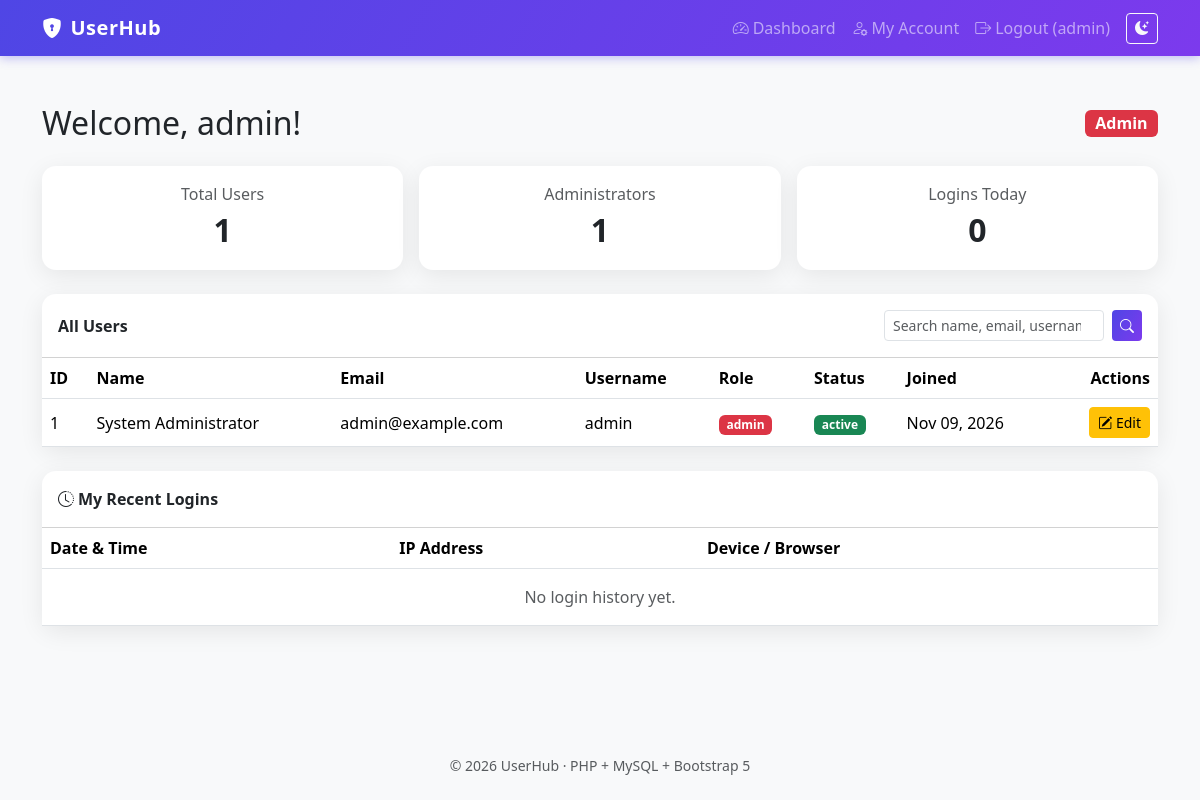
/dashboard.php (signed in), run on the app's committed database.
### tables this page shows
CREATE TABLE users (
    id          INT UNSIGNED AUTO_INCREMENT PRIMARY KEY,
    full_name   VARCHAR(100) NOT NULL,
    email       VARCHAR(100) NOT NULL UNIQUE,
    username    VARCHAR(50)  NOT NULL UNIQUE,
    password    VARCHAR(255) NOT NULL,                  
    role        ENUM('admin','user') NOT NULL DEFAULT 'user',
    status      ENUM('active','disabled') NOT NULL DEFAULT 'active',
    created_at  TIMESTAMP NOT NULL DEFAULT CURRENT_TIMESTAMP,
    INDEX idx_users_role (role)
);

### includes/functions.php (called while the page is built, shortened)
<?php
function e($value): string
{
    return htmlspecialchars((string)$value, ENT_QUOTES, 'UTF-8');
}
function is_logged_in(): bool
{
    return isset($_SESSION['user_id']);
}
function is_admin(): bool
{
    return is_logged_in() && ($_SESSION['role'] ?? '') === 'admin';
}

### dashboard.php (the view, shortened to what this page needs)
<?php
include 'includes/header.php';
$uid     = (int)$_SESSION['user_id'];
$isAdmin = is_admin();
if ($isAdmin) {
    $totalUsers  = (int)$conn->query("SELECT COUNT(*) FROM users")->fetch_row()[0];
    $totalAdmins = (int)$conn->query("SELECT COUNT(*) FROM users WHERE role='admin'")->fetch_row()[0];
    $loginsToday = (int)$conn->query("SELECT COUNT(*) FROM login_logs WHERE DATE(login_time) = CURDATE()")->fetch_row()[0];
    $search  = trim($_GET['q'] ?? '');
    $perPage = 5;
    $page    = max(1, (int)($_GET['page'] ?? 1));
    $like    = '%' . $search . '%';
    $stmt = $conn->prepare("SELECT COUNT(*) FROM users WHERE full_name LIKE ? OR email LIKE ? OR username LIKE ?");
    $stmt->bind_param("sss", $like, $like, $like);
    $stmt->execute();
    $matches = (int)$stmt->get_result()->fetch_row()[0];
    $pages  = max(1, (int)ceil($matches / $perPage));
    $page   = min($page, $pages);
    $offset = ($page - 1) * $perPage;
    $stmt = $conn->prepare(
        "SELECT id, full_name, email, username, role, status, created_at
         FROM users
         WHERE full_name LIKE ? OR email LIKE ? OR username LIKE ?
         ORDER BY id DESC LIMIT ? OFFSET ?"
    );
    $stmt->bind_param("sssii", $like, $like, $like, $perPage, $offset);
    $stmt->execute();
    $users = $stmt->get_result();
} else {
    $stmt = $conn->prepare("SELECT id, full_name, email, username, role, status, created_at FROM users WHERE id = ?");
    $stmt->bind_param("i", $uid);
    $stmt->execute();
    $users = $stmt->get_result();
    $stmt->close();
}
$stmt = $conn->prepare("SELECT login_time, ip_address, user_agent FROM login_logs WHERE user_id = ? ORDER BY login_time DESC, id DESC LIMIT 5");
$stmt->bind_param("i", $uid);
$stmt->execute();
$history = $stmt->get_result();
?>
<div class="d-flex flex-wrap justify-content-between align-items-center mb-4">
    <h2 class="mb-0">Welcome, <?= e($_SESSION['username']) ?>!</h2>
    <span class="badge bg-<?= $isAdmin ? 'danger' : 'secondary' ?> fs-6"><?= e(ucfirst($_SESSION['role'])) ?></span>
</div>
<?php if ($isAdmin): ?>
<div class="row g-3 mb-4">
    <div class="col-sm-4"><div class="card stat-card p-3 text-center"><div class="text-muted">Total Users</div><div class="stat-number"><?= $totalUsers ?></div></div></div>
    <div class="col-sm-4"><div class="card stat-card p-3 text-center"><div class="text-muted">Administrators</div><div class="stat-number"><?= $totalAdmins ?></div></div></div>
    <div class="col-sm-4"><div class="card stat-card p-3 text-center"><div class="text-muted">Logins Today</div><div class="stat-number"><?= $loginsToday ?></div></div></div>
</div>
<?php endif; ?>
<div class="card mb-4">
  <div class="card-header bg-transparent d-flex flex-wrap justify-content-between align-items-center gap-2 py-3">
    <strong><?= $isAdmin ? 'All Users' : 'My Profile' ?></strong>
    <?php if ($isAdmin): ?>
    <form method="GET" class="d-flex" role="search">
        <input type="search" name="q" class="form-control form-control-sm me-2" placeholder="Search name, email, username"
               value="<?= e($search) ?>">
        <button class="btn btn-sm btn-primary"><i class="bi bi-search"></i></button>
    </form>
    <?php endif; ?>
  </div>
  <div class="table-responsive">
    <table class="table table-hover mb-0">
      <thead>
        <tr><th>ID</th><th>Name</th><th>Email</th><th>Username</th><th>Role</th><th>Status</th><th>Joined</th><th class="text-end">Actions</th></tr>
      </thead>
      <tbody>
      <?php while ($row = $users->fetch_assoc()): ?>
        <tr>
          <td><?= (int)$row['id'] ?></td>
          <td><?= e($row['full_name']) ?></td>
          <td><?= e($row['email']) ?></td>
          <td><?= e($row['username']) ?></td>
          <td><span class="badge bg-<?= $row['role'] === 'admin' ? 'danger' : 'secondary' ?>"><?= e($row['role']) ?></span></td>
          <td><span class="badge bg-<?= $row['status'] === 'active' ? 'success' : 'dark' ?>"><?= e($row['status']) ?></span></td>
          <td><?= e(date('M d, Y', strtotime($row['created_at']))) ?></td>
          <td class="text-end text-nowrap">
            <a href="edit.php?id=<?= (int)$row['id'] ?>" class="btn btn-sm btn-warning"><i class="bi bi-pencil-square"></i> Edit</a>
          </td>
        </tr>
      <?php endwhile; ?>
      </tbody>
    </table>
  </div>
</div>
<div class="card">
  <div class="card-header bg-transparent py-3"><strong><i class="bi bi-clock-history me-1"></i>My Recent Logins</strong></div>
  <div class="table-responsive">
    <table class="table mb-0">
      <thead><tr><th>Date &amp; Time</th><th>IP Address</th><th>Device / Browser</th></tr></thead>
      <tbody>
      <?php if ($history->num_rows === 0): ?>
        <tr><td colspan="3" class="text-muted text-center py-3">No login history yet.</td></tr>
      <?php endif; ?>
      </tbody>
    </table>
  </div>
</div>
<?php include 'includes/footer.php'; ?>

### includes/header.php (shortened to what this page needs)
<!DOCTYPE html>
<html lang="en" data-bs-theme="light">
<head>
    <link href="https://cdn.jsdelivr.net/npm/bootstrap@5.3.3/dist/css/bootstrap.min.css" rel="stylesheet">
    <link href="https://cdn.jsdelivr.net/npm/bootstrap-icons@1.11.3/font/bootstrap-icons.min.css" rel="stylesheet">
    <link href="assets/style.css" rel="stylesheet">
</head>
<body>
<nav class="navbar navbar-expand-lg navbar-dark app-navbar">
  <div class="container">
    <a class="navbar-brand" href="index.php"><i class="bi bi-shield-lock-fill me-2"></i>UserHub</a>
    <div class="collapse navbar-collapse" id="mainNav">
      <ul class="navbar-nav ms-auto align-items-lg-center">
        <?php if (is_logged_in()): ?>
          <li class="nav-item"><a class="nav-link" href="dashboard.php"><i class="bi bi-speedometer2 me-1"></i>Dashboard</a></li>
          <li class="nav-item"><a class="nav-link" href="edit.php?id=<?= (int)$_SESSION['user_id'] ?>"><i class="bi bi-person-gear me-1"></i>My Account</a></li>
          <li class="nav-item"><a class="nav-link" href="logout.php"><i class="bi bi-box-arrow-right me-1"></i>Logout (<?= e($_SESSION['username']) ?>)</a></li>
        <?php else: ?>
          <li class="nav-item"><a class="nav-link" href="login.php">Login</a></li>
          <li class="nav-item"><a class="nav-link" href="register.php">Register</a></li>
        <?php endif; ?>
        <li class="nav-item ms-lg-2">
          <button id="themeToggle" class="btn btn-sm btn-outline-light" type="button" title="Toggle dark mode">
          </button>
        </li>
      </ul>
    </div>
  </div>
</nav>
<main class="container py-5">

### includes/footer.php (shortened to what this page needs)
</main>
<footer class="text-center text-muted small py-4">
    &copy; <?= date('Y') ?> UserHub &middot; PHP + MySQL + Bootstrap 5
</footer>
</body>
</html>

### assets/style.css (style rules this page uses)
body { font-family: 'Segoe UI', system-ui, -apple-system, sans-serif; min-height: 100vh; display: flex; flex-direction: column; background: var(--bs-tertiary-bg); }
main { flex: 1; }
.app-navbar { background: linear-gradient(120deg, #4f46e5, #7c3aed); box-shadow: 0 2px 10px rgba(79, 70, 229, .35); }
.navbar-brand { font-weight: 700; letter-spacing: .5px; }
.card { border: 0; border-radius: 14px; box-shadow: 0 6px 24px rgba(0, 0, 0, .08); }
.card-header { border-top-left-radius: 14px !important; border-top-right-radius: 14px !important; }
.btn-primary { background: linear-gradient(120deg, #4f46e5, #7c3aed); border: 0; }
.stat-card .stat-number { font-size: 2rem; font-weight: 700; }
.table > :not(caption) > * > * { vertical-align: middle; }

### data on the page
users: id "1", full_name "System Administrator", email "admin@example.com", username "admin", role "admin", status "active", created_at "Nov 09, 2026"

### other printed values
$_SESSION['username'] "admin"
$_SESSION['role'] "Admin"
$totalUsers "1"
$totalAdmins "1"
$loginsToday "0"
